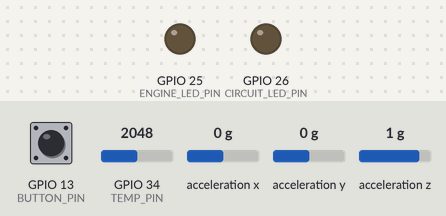
Bench run of a sketch on a simulated ESP32. Parts: output pins drawn as LEDs (lit = HIGH). Wiring (inferred from the names in the program): MPU-6050 motion sensor at I2C address 0x68. The inputs (shaded band) are chosen by the test bench; at power-on: GPIO 13 (BUTTON_PIN) LOW, GPIO 34 (TEMP_PIN) = 2048, acceleration x 0 g, acceleration y 0 g, acceleration z 1 g (analog values on the 0–4095 scale). WiFi joins after 1.5 s; servers stay silent unless stated; uploads are accepted with an empty reply; what the sketch prints to the serial monitor is not drawn.

Above: at 3.3 s.
3.4 s: GPIO 13 (BUTTON_PIN) pulled HIGH for 0.15 s
At 4.7 s:
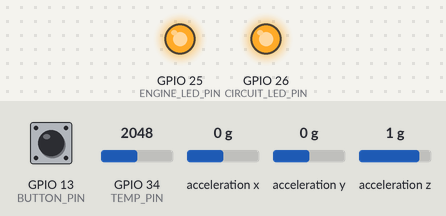
Timing chart, 0 to 6.4 s (numbered marks = the images above; inputs shaded):
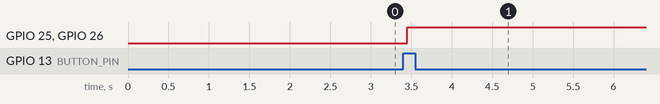

The sketch:

IDLEGuard.ino
```cpp
#include <Wire.h>
#include <math.h>
#include <WiFi.h>
#include <WiFiClientSecure.h>
#include <HTTPClient.h>


// WI-FI AND NTFY

const char* WIFI_SSID = "YOUR_WIFI_NAME";
const char* WIFI_PASS = "YOUR_WIFI_PASSWORD";
const char* NTFY_URL  = "https://ntfy.sh/YOUR_UNIQUE_TOPIC";   // pick a long, hard to guess topic name


// PIN DEFINITIONS
const int TEMP_PIN = 34;

const int SDA_PIN = 21;
const int SCL_PIN = 22;

const int ENGINE_LED_PIN  = 25;
const int CIRCUIT_LED_PIN = 26;

const int BUTTON_PIN = 13;


// TEMPERATURE SETTINGS

// First warning
const float FIRST_TEMP_RISE_C = 2.0;

// Second warning
const float SECOND_TEMP_RISE_C = 4.5;


// ENGINE SHUTDOWN
const unsigned long SHUTDOWN_DELAY_MS = 20000;


// MPU6050
uint8_t MPU_ADDRESS = 0x68;

const uint8_t MPU_ACCEL_XOUT_H = 0x3B;


// MOVEMENT DETECTION
const float MOTION_THRESHOLD = 1.00;
const int   MOTION_CONFIRM_SAMPLES = 3;
const unsigned long MOTION_HOLD_MS = 1500;
const unsigned long STATIONARY_CONFIRM_MS = 1500;


// TIMING
const unsigned long SENSOR_INTERVAL_MS = 100;
const unsigned long STATUS_INTERVAL_MS = 1000;
const unsigned long DEBOUNCE_DELAY_MS  = 50;

const unsigned long NOTIFY_COOLDOWN_MS = 10000;


// STATE VARIABLES

bool engineOn = false;
bool circuitActive = false;

float baseTemperatureC = 0.0;
float currentTemperatureC = 0.0;

bool firstNotificationSent = false;
bool secondNotificationSent = false;

float accelX = 0.0, accelY = 0.0, accelZ = 0.0;
float previousAccelX = 0.0, previousAccelY = 0.0, previousAccelZ = 0.0;

bool firstAccelReading = true;
bool vehicleMoving = false;
int motionCounter = 0;

unsigned long lastMotionTime = 0;
unsigned long stationarySince = 0;

bool shutdownTimerRunning = false;
unsigned long shutdownTimerStart = 0;

unsigned long engineStartMs = 0;

bool lastRawButtonState = LOW;     // released = LOW (pull-down)
bool stableButtonState = LOW;
unsigned long lastDebounceTime = 0;

unsigned long lastSensorRead = 0;
unsigned long lastStatusPrint = 0;

bool onlineNotified = false;


// ntfy

struct Notif
{
  char title[48];
  char body[160];
  char prio[10];
  char tags[24];
};

QueueHandle_t notifQueue;

bool sendNtfy(const Notif& n)
{
  if (WiFi.status() != WL_CONNECTED)
  {
    return false;
  }

  WiFiClientSecure client;
  client.setInsecure();

  HTTPClient http;
  http.setConnectTimeout(3000);
  http.setTimeout(3000);

  if (!http.begin(client, NTFY_URL))
  {
    return false;
  }

  http.addHeader("Title", n.title);
  http.addHeader("Priority", n.prio);

  if (n.tags[0] != '\0')
  {
    http.addHeader("Tags", n.tags);
  }

  int code = http.POST(n.body);
  http.end();

  Serial.printf("[phone] %s -> response %d\n", n.title, code);

  return code == 200;
}

void netTask(void*)
{
  Notif n;

  for (;;)
  {
    if (xQueueReceive(notifQueue, &n, portMAX_DELAY))
    {
      for (int attempt = 0; attempt < 10; attempt++)
      {
        if (sendNtfy(n))
        {
          break;
        }

        vTaskDelay(pdMS_TO_TICKS(3000));
      }
    }
  }
}

void notify(
  const char* title,
  const char* body,
  const char* prio,
  const char* tags
)
{
  Notif n;

  strlcpy(n.title, title, sizeof(n.title));
  strlcpy(n.body,  body,  sizeof(n.body));
  strlcpy(n.prio,  prio,  sizeof(n.prio));
  strlcpy(n.tags,  tags,  sizeof(n.tags));

  xQueueSend(notifQueue, &n, 0);
}


void notifyThrottled(
  int slot,
  const char* title,
  const char* body,
  const char* prio,
  const char* tags
)
{
  static unsigned long lastSent[4] = {0, 0, 0, 0};

  if (
      lastSent[slot] != 0 &&
      millis() - lastSent[slot] < NOTIFY_COOLDOWN_MS
     )
  {
    return;
  }

  lastSent[slot] = millis();
  notify(title, body, prio, tags);
}


// READ TMP36

float readTemperatureC()
{
  const int NUM_SAMPLES = 20;

  uint32_t totalMillivolts = 0;

  for (int i = 0; i < NUM_SAMPLES; i++)
  {
    totalMillivolts += analogReadMilliVolts(TEMP_PIN);
    delay(2);
  }

  float averageMillivolts = totalMillivolts / (float)NUM_SAMPLES;
  float voltage = averageMillivolts / 1000.0;

  return (voltage - 0.5) * 100.0;
}


// INITIALIZE MPU6050

bool initializeMPU()
{
  Serial.println();
  Serial.println("Searching for MPU6050...");

  delay(1000);

  bool found = false;

  for (int attempt = 1; attempt <= 5; attempt++)
  {
    Serial.print("I2C scan attempt ");
    Serial.println(attempt);

    for (uint8_t addr = 1; addr < 127; addr++)
    {
      Wire.beginTransmission(addr);

      if (Wire.endTransmission() == 0)
      {
        Serial.print("Device found at 0x");
        if (addr < 16) Serial.print("0");
        Serial.println(addr, HEX);

        if (addr == 0x68 || addr == 0x69)
        {
          MPU_ADDRESS = addr;
          found = true;
          break;
        }
      }
    }

    if (found) break;

    delay(500);
  }

  if (!found)
  {
    Serial.println();
    Serial.println("ERROR: MPU6050 not found.");
    Serial.println("Check VCC, GND, SDA and SCL.");
    return false;
  }


  Wire.beginTransmission(MPU_ADDRESS);
  Wire.write(0x75);

  if (Wire.endTransmission(false) != 0)
  {
    Serial.println("ERROR reading WHO_AM_I.");
    return false;
  }

  Wire.requestFrom(MPU_ADDRESS, (uint8_t)1);

  if (Wire.available())
  {
    uint8_t whoAmI = Wire.read();
    Serial.print("WHO_AM_I = 0x");
    if (whoAmI < 16) Serial.print("0");
    Serial.println(whoAmI, HEX);
  }

  // Wake up MPU6050
  Wire.beginTransmission(MPU_ADDRESS);
  Wire.write(0x6B);
  Wire.write(0x00);

  if (Wire.endTransmission() != 0)
  {
    Serial.println("ERROR: Could not wake MPU6050.");
    return false;
  }

  delay(100);

  // Accelerometer range
  Wire.beginTransmission(MPU_ADDRESS);
  Wire.write(0x1C);
  Wire.write(0x00);

  if (Wire.endTransmission() != 0)
  {
    Serial.println("ERROR configuring accelerometer.");
    return false;
  }

  Serial.println();
  Serial.print("MPU6050 successfully initialized at 0x");
  Serial.println(MPU_ADDRESS, HEX);

  return true;
}


// READ ACCELERATION

bool readMPUAcceleration()
{
  Wire.beginTransmission(MPU_ADDRESS);
  Wire.write(MPU_ACCEL_XOUT_H);

  if (Wire.endTransmission(false) != 0)
  {
    return false;
  }

  Wire.requestFrom(MPU_ADDRESS, (uint8_t)6);

  if (Wire.available() < 6)
  {
    return false;
  }

  int16_t raw[3];

  for (int i = 0; i < 3; i++)
  {
    uint8_t hi = Wire.read();
    uint8_t lo = Wire.read();
    raw[i] = (int16_t)((hi << 8) | lo);
  }

  const float ACCEL_SCALE = 9.80665 / 16384.0;   // +/-2g

  accelX = raw[0] * ACCEL_SCALE;
  accelY = raw[1] * ACCEL_SCALE;
  accelZ = raw[2] * ACCEL_SCALE;

  return true;
}


// CHECK IF STATIONARY

bool isConfirmedStationary()
{
  if (vehicleMoving) return false;
  if (stationarySince == 0) return false;

  return (millis() - stationarySince >= STATIONARY_CONFIRM_MS);
}


// UPDATE MOVEMENT

void updateMovement()
{
  if (!readMPUAcceleration())
  {
    Serial.println("WARNING: MPU read failed.");
    return;
  }

  if (firstAccelReading)
  {
    previousAccelX = accelX;
    previousAccelY = accelY;
    previousAccelZ = accelZ;

    firstAccelReading = false;
    stationarySince = millis();
    return;
  }

  float deltaX = accelX - previousAccelX;
  float deltaY = accelY - previousAccelY;
  float deltaZ = accelZ - previousAccelZ;

  float movementAmount = sqrt(deltaX * deltaX + deltaY * deltaY + deltaZ * deltaZ);

  previousAccelX = accelX;
  previousAccelY = accelY;
  previousAccelZ = accelZ;

  if (movementAmount > MOTION_THRESHOLD)
  {
    motionCounter++;

    if (motionCounter >= MOTION_CONFIRM_SAMPLES)
    {
      lastMotionTime = millis();
      motionCounter = MOTION_CONFIRM_SAMPLES;
    }
  }
  else
  {
    motionCounter = 0;
  }

  bool previousMovingState = vehicleMoving;

  vehicleMoving = (millis() - lastMotionTime < MOTION_HOLD_MS);

  // Started moving
  if (vehicleMoving && !previousMovingState)
  {
    digitalWrite(CIRCUIT_LED_PIN, LOW);
    Serial.println();
    Serial.println(">>> VEHICLE MOVING");

    stationarySince = 0;


    if (shutdownTimerRunning)
    {
      shutdownTimerRunning = false;

      Serial.println("Shutdown timer cancelled.");

      notifyThrottled(
        0,
        "Shutdown cancelled",
        "Movement detected, so the engine will stay on.",
        "default",
        ""
      );
    }
  }

  // Stopped moving
  if (!vehicleMoving && previousMovingState)
  {
    Serial.println();
    Serial.println(">>> VEHICLE STOPPED");

    stationarySince = millis();
  }

  if (!vehicleMoving && stationarySince == 0)
  {
    stationarySince = millis();
  }
}


// START ENGINE

void startEngine()
{
  engineOn = true;
  engineStartMs = millis();

  digitalWrite(ENGINE_LED_PIN, HIGH);

  circuitActive = true;
  digitalWrite(CIRCUIT_LED_PIN, HIGH);

  delay(2500);
  baseTemperatureC = readTemperatureC();
  currentTemperatureC = baseTemperatureC;

  firstNotificationSent = false;
  secondNotificationSent = false;

  shutdownTimerRunning = false;
  shutdownTimerStart = 0;

  firstAccelReading = true;
  vehicleMoving = false;
  motionCounter = 0;
  stationarySince = millis();

  Serial.println();
  Serial.println("==================================");
  Serial.println("ENGINE STARTED");
  Serial.println("MONITORING CIRCUIT ON");

  Serial.print("Base temperature: ");
  Serial.print(baseTemperatureC, 2);
  Serial.println(" C");

  Serial.print("Warning 1 at: ");
  Serial.print(baseTemperatureC + FIRST_TEMP_RISE_C, 2);
  Serial.println(" C");

  Serial.print("Warning 2 at: ");
  Serial.print(baseTemperatureC + SECOND_TEMP_RISE_C, 2);
  Serial.println(" C");

  Serial.println("==================================");

  notify(
    "Engine started",
    "Idle guardian is on. You'll get an alert as soon as the car is warmed up and ready to drive.",
    "low",
    ""
  );
}


// STOP ENGINE (automatic)

void stopEngine()
{
  engineOn = false;

  // Actuator first, notification second
  digitalWrite(ENGINE_LED_PIN, LOW);

  circuitActive = false;
  digitalWrite(CIRCUIT_LED_PIN, LOW);

  shutdownTimerRunning = false;

  Serial.println();
  Serial.println("##################################");
  Serial.println("ENGINE AUTOMATICALLY SHUT OFF");
  Serial.println("Monitoring circuit OFF");
  Serial.println("##################################");

  char msg[160];

  snprintf(
    msg,
    sizeof(msg),
    "The car sat idle after warming up, so the engine was turned off automatically to save fuel. It ran for %lu seconds in total.",
    (millis() - engineStartMs) / 1000
  );

  notify("Engine shut off", msg, "high", "");
}


// BUTTON HANDLING

void updateButton()
{
  bool rawState = digitalRead(BUTTON_PIN);

  if (rawState != lastRawButtonState)
  {
    lastDebounceTime = millis();
    lastRawButtonState = rawState;
  }

  if (millis() - lastDebounceTime > DEBOUNCE_DELAY_MS)
  {
    if (rawState != stableButtonState)
    {
      stableButtonState = rawState;

      // Button pressed (HIGH): only starts the engine if it is off
      if (stableButtonState == HIGH && !engineOn)
      {
        startEngine();
      }
    }
  }
}


// MAIN CONTROL

void processSystem()
{
  if (!engineOn) return;

  float temperatureRise = currentTemperatureC - baseTemperatureC;


  if (
      circuitActive &&
      vehicleMoving &&
      temperatureRise >= FIRST_TEMP_RISE_C
     )
  {
    circuitActive = false;
    digitalWrite(CIRCUIT_LED_PIN, LOW);

    shutdownTimerRunning = false;

    Serial.println();
    Serial.println("==================================");
    Serial.println("MONITORING CIRCUIT DEACTIVATED");
    Serial.println("Vehicle is moving and temperature is high.");
    Serial.println("Circuit will remain OFF until next engine start.");
    Serial.println("==================================");

    notify(
      "Driving detected",
      "You're on the move, so idle monitoring is off for this trip. It turns back on next time you start the engine.",
      "low",
      ""
    );

    return;
  }


  if (!circuitActive) return;


  if (!isConfirmedStationary()) return;


  // FIRST NOTIFICATION

  if (!firstNotificationSent && temperatureRise >= FIRST_TEMP_RISE_C)
  {
    firstNotificationSent = true;

    Serial.println();
    Serial.println("**********************************");
    Serial.println("NOTIFICATION 1");
    Serial.println("Vehicle is stationary.");
    Serial.println("Temperature rise reached first threshold.");
    Serial.println("EVENT:ALERT_1");
    Serial.println("**********************************");

    notify(
      "Ready for light driving",
      "Your car is warm enough to begin city driving, ensure not to exceed 3000RPM",
      "high",
      ""
    );
  }


  //SECOND NOTIFICATION

  if (
      firstNotificationSent &&
      !secondNotificationSent &&
      temperatureRise >= SECOND_TEMP_RISE_C
     )
  {
    secondNotificationSent = true;

    Serial.println();
    Serial.println("!!!!!!!!!!!!!!!!!!!!!!!!!!!!!!!!!!");
    Serial.println("NOTIFICATION 2");
    Serial.println("CRITICAL TEMPERATURE WARNING");
    Serial.println("EVENT:ALERT_2");
    Serial.println("!!!!!!!!!!!!!!!!!!!!!!!!!!!!!!!!!!");

    shutdownTimerRunning = true;
    shutdownTimerStart = millis();

    Serial.println("20 second shutdown countdown started.");

    char msg[160];

    snprintf(
      msg,
      sizeof(msg),
      "The car is still parked and idling, and is ready to be driven on the highway. The engine will shut off in %lu seconds unless you start driving.",
      SHUTDOWN_DELAY_MS / 1000
    );

    notify("Reached optimal driving temperature", msg, "urgent", "");
  }


  // SHUTDOWN COUNTDOWN

  if (secondNotificationSent && shutdownTimerRunning)
  {
    unsigned long elapsed = millis() - shutdownTimerStart;

    if (elapsed >= SHUTDOWN_DELAY_MS)
    {
      stopEngine();
    }
  }


}


// PRINT STATUS


void printStatus()
{
  if (!engineOn)
  {
    Serial.println();
    Serial.println("ENGINE: OFF");
    return;
  }

  float temperatureRise = currentTemperatureC - baseTemperatureC;

  Serial.println();
  Serial.println("----------------------------------");

  Serial.print("Engine: ");
  Serial.println(engineOn ? "ON" : "OFF");

  Serial.print("Circuit: ");
  Serial.println(circuitActive ? "ON" : "OFF");

  Serial.print("Wi-Fi: ");
  Serial.println(WiFi.status() == WL_CONNECTED ? "CONNECTED" : "OFFLINE");

  Serial.print("Temperature: ");
  Serial.print(currentTemperatureC, 2);
  Serial.println(" C");

  Serial.print("Base: ");
  Serial.print(baseTemperatureC, 2);
  Serial.println(" C");

  Serial.print("Temperature rise: ");
  if (temperatureRise >= 0) Serial.print("+");
  Serial.print(temperatureRise, 2);
  Serial.println(" C");

  Serial.print("Accel X: ");
  Serial.print(accelX, 2);
  Serial.print("   Y: ");
  Serial.print(accelY, 2);
  Serial.print("   Z: ");
  Serial.print(accelZ-10, 2);
  Serial.println(" m/s^2");

  Serial.print("Vehicle: ");

  if (vehicleMoving)
  {
    Serial.println("MOVING");
  }
  else if (isConfirmedStationary())
  {
    Serial.println("STATIONARY");
  }
  else
  {
    Serial.println("CHECKING...");
  }

  if (shutdownTimerRunning && secondNotificationSent)
  {
    unsigned long elapsed = millis() - shutdownTimerStart;
    unsigned long remaining = 0;

    if (elapsed < SHUTDOWN_DELAY_MS)
    {
      remaining = (SHUTDOWN_DELAY_MS - elapsed) / 1000;
    }

    Serial.print("Shutdown in: ");
    Serial.print(remaining);
    Serial.println(" seconds");
  }

  Serial.println("----------------------------------");
}


// WI-FI EVENT LOGGING


void onWifiEvent(WiFiEvent_t event, WiFiEventInfo_t info)
{
  if (event == ARDUINO_EVENT_WIFI_STA_DISCONNECTED)
  {
    Serial.printf("[wifi] disconnected, reason %d\n",
                  info.wifi_sta_disconnected.reason);
  }
  else if (event == ARDUINO_EVENT_WIFI_STA_GOT_IP)
  {
    Serial.print("[wifi] connected, IP ");
    Serial.println(WiFi.localIP());
  }
}


// SETUP


void setup()
{
  Serial.begin(115200);
  delay(1000);

  Serial.println();
  Serial.println("==================================");
  Serial.println("E2-C2 VEHICLE SAFETY SYSTEM");
  Serial.println("==================================");

  // Notification queue and sender task
  notifQueue = xQueueCreate(8, sizeof(Notif));
  xTaskCreatePinnedToCore(netTask, "net", 8192, NULL, 1, NULL, 0);

  // Wi-Fi: non-blocking, so the shutoff works even with no network
  WiFi.onEvent(onWifiEvent);
  WiFi.mode(WIFI_STA);
  WiFi.setAutoReconnect(true);
  WiFi.begin(WIFI_SSID, WIFI_PASS);

  // Temperature sensor
  pinMode(TEMP_PIN, INPUT);
  analogReadResolution(12);

  // LEDs (engine starts OFF)
  pinMode(ENGINE_LED_PIN, OUTPUT);
  pinMode(CIRCUIT_LED_PIN, OUTPUT);
  digitalWrite(ENGINE_LED_PIN, LOW);
  digitalWrite(CIRCUIT_LED_PIN, LOW);

  // Button
  pinMode(BUTTON_PIN, INPUT_PULLDOWN);

  // MPU6050
  Wire.begin(SDA_PIN, SCL_PIN);
  Wire.setClock(100000);

  if (!initializeMPU())
  {
    Serial.println();
    Serial.println("MPU INITIALIZATION FAILED");

    while (true)
    {
      delay(1000);
    }
  }

  Serial.println();
  Serial.println("SYSTEM READY");
  Serial.println("Press the button (3.3V to GPIO 13) to turn the car on.");
}


// MAIN LOOP


void loop()
{

  updateButton();


  if (!onlineNotified && WiFi.status() == WL_CONNECTED)
  {
    onlineNotified = true;

    notify(
      "System online",
      "Idle guardian is connected and ready. Press the button to turn the car on.",
      "low",
      ""
    );
  }


  static unsigned long lastWifiTry = 0;

  if (
      WiFi.status() != WL_CONNECTED &&
      millis() - lastWifiTry > 15000
     )
  {
    lastWifiTry = millis();

    Serial.println("[wifi] not connected, retrying...");

    WiFi.disconnect();
    WiFi.begin(WIFI_SSID, WIFI_PASS);
  }

  if (!engineOn)
  {
    return;
  }

  unsigned long now = millis();


  if (now - lastSensorRead >= SENSOR_INTERVAL_MS)
  {
    lastSensorRead = now;


    float rawTemperatureC = readTemperatureC();
    currentTemperatureC = 0.1 * rawTemperatureC + 0.9 * currentTemperatureC;

    updateMovement();

    processSystem();
  }

  // Status print
  if (now - lastStatusPrint >= STATUS_INTERVAL_MS)
  {
    lastStatusPrint = now;

    printStatus();
  }
}
```

Measured:
- after the input at 3.4 s, GPIO 25 (ENGINE_LED_PIN), GPIO 26 (CIRCUIT_LED_PIN): LOW → HIGH after 0.05 s
